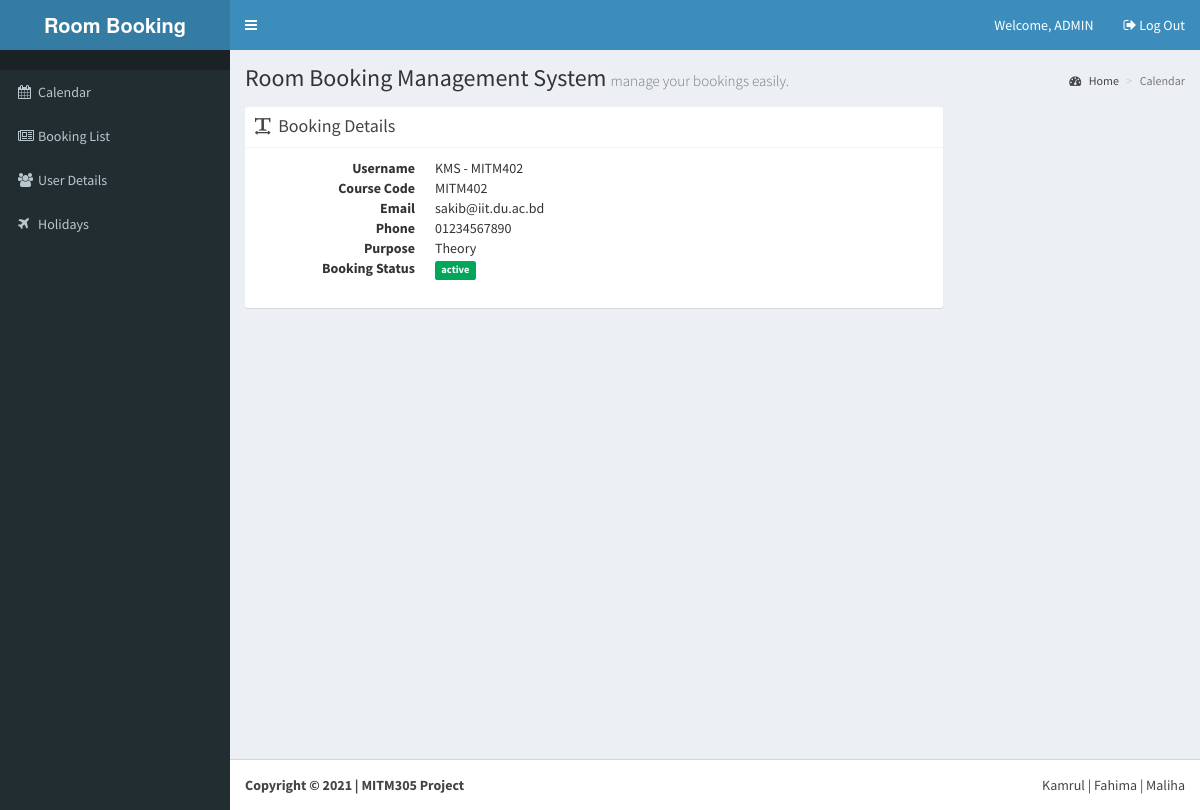
Screenshot of /views/?v=USER&ID=29 (signed in) with the database file from the repository.
### tables this page shows
CREATE TABLE `tbl_users` (
  `id` int(10) NOT NULL,
  `name` varchar(100) NOT NULL,
  `pwd` varchar(200) NOT NULL,
  `address` varchar(250) NOT NULL,
  `phone` varchar(20) NOT NULL,
  `email` varchar(100) NOT NULL,
  `type` varchar(10) NOT NULL,
  `status` varchar(10) NOT NULL,
  `bdate` varchar(100) NOT NULL
);

CREATE TABLE `tbl_reservations` (
  `id` int(10) NOT NULL,
  `uid` int(10) NOT NULL,
  `ucount` int(10) NOT NULL,
  `rdate` varchar(100) NOT NULL,
  `status` varchar(10) NOT NULL,
  `comments` varchar(250) NOT NULL,
  `bdate` varchar(100) NOT NULL
);

### library/database.php (called while the page is built, shortened)
<?php
require_once 'config.php';
$dbConn = mysqli_connect ($dbHost, $dbUser, $dbPass,$dbName);
function dbQuery($sql)
{
	global $dbConn;
	$result = mysqli_query($dbConn,$sql);
	return $result;
}
function dbFetchAssoc($result)
{
	return mysqli_fetch_assoc($result);
}
?>

### views/index.php (called while the page is built, shortened)
<?php
require_once '../include/template.php';
?>

### views/user.php (the view)
<?php
$userId = (isset($_GET['ID']) && $_GET['ID'] != '') ? $_GET['ID'] : 0;
$usql	= "SELECT * FROM tbl_users u WHERE u.id = $userId";
$res 	= dbQuery($usql);
while($row = dbFetchAssoc($res)) {
	extract($row);
	$stat = '';
	if($status == "active") {$stat = 'success';}
	else if($status == "delete") {$stat = 'danger';}
$rsql	= "SELECT comments FROM tbl_reservations r WHERE r.uid = $userId";
$res 	= dbQuery($rsql);
while($row = dbFetchAssoc($res)) {
	extract($row);
}
?>
<div class="col-md-9">
  <div class="box box-solid">
    <div class="box-header with-border"> <i class="fa fa-text-width"></i>
      <h3 class="box-title">Booking Details</h3>
    </div>
    <div class="box-body">
      <dl class="dl-horizontal">
        <dt>Username</dt>
        <dd><?php echo $name; ?></dd>
		<dt>Course Code</dt>
        <dd><?php echo $address; ?></dd>
		<dt>Email</dt>
        <dd><?php echo $email; ?></dd>
		<dt>Phone</dt>
        <dd><?php echo $phone; ?></dd>
		<dt>Purpose </dt>
	<dd><?php echo $comments; ?></dd>
		<dt>Booking Status</dt>
        <dd><span class="label label-<?php echo $stat; ?>"><?php echo $status; ?></span></dd>
      </dl>
    </div>
  </div>
</div>
<?php
}
?>

### rows the page displays
tbl_users: name "KMS - MITM402", address "MITM402", email "sakib@iit.du.ac.bd", phone "01234567890", tbl_reservations.comments "Theory", status "active"

### other values shown
$_SESSION['calendar_fd_user']['name'] "ADMIN"
